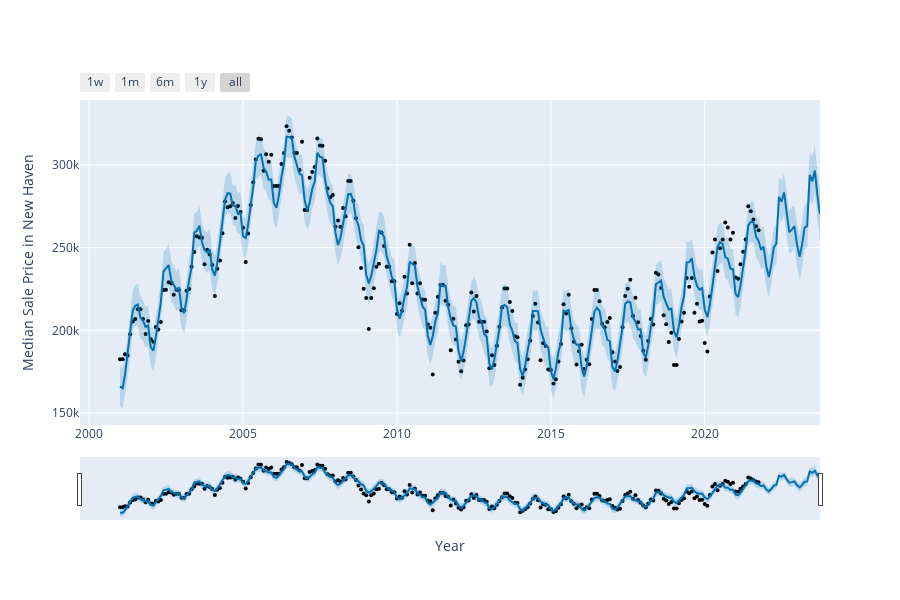

Source (notebook cell):
### Markdown cell above
## Plotting the final figure using prophet model and forecast data

### Code cell
from prophet.plot import plot_plotly, plot_components_plotly
plot_plotly(m, forecast,xlabel='Year',ylabel='Median Sale Price in '+county_name)

### Figure 1 — Plotly figure (JSON) as saved in the notebook; plotly's stock layout.template omitted (floating-point values rounded to 4 significant figures; data arrays with more than 128 entries replaced by an {"elided": "..."} marker saying what was removed)
{"data": [{"marker": {"color": "black", "size": 4}, "mode": "markers", "name": "Actual", "type": "scatter", "x": {"elided": "250 str values"}, "y": {"elided": "250 float values"}}, {"hoverinfo": "skip", "line": {"width": 0}, "mode": "lines", "type": "scatter", "x": {"elided": "274 str values"}, "y": {"elided": "274 float values"}}, {"fill": "tonexty", "fillcolor": "rgba(0, 114, 178, 0.2)", "line": {"color": "#0072B2", "width": 2}, "mode": "lines", "name": "Predicted", "type": "scatter", "x": {"elided": "274 str values"}, "y": {"elided": "274 float values"}}, {"fill": "tonexty", "fillcolor": "rgba(0, 114, 178, 0.2)", "hoverinfo": "skip", "line": {"width": 0}, "mode": "lines", "type": "scatter", "x": {"elided": "274 str values"}, "y": {"elided": "274 float values"}}], "layout": {"height": 600, "showlegend": false, "width": 900, "xaxis": {"rangeselector": {"buttons": [{"count": 7, "label": "1w", "step": "day", "stepmode": "backward"}, {"count": 1, "label": "1m", "step": "month", "stepmode": "backward"}, {"count": 6, "label": "6m", "step": "month", "stepmode": "backward"}, {"count": 1, "label": "1y", "step": "year", "stepmode": "backward"}, {"step": "all"}]}, "rangeslider": {"visible": true}, "title": {"text": "Year"}, "type": "date"}, "yaxis": {"title": {"text": "Median Sale Price in New Haven"}}}}
